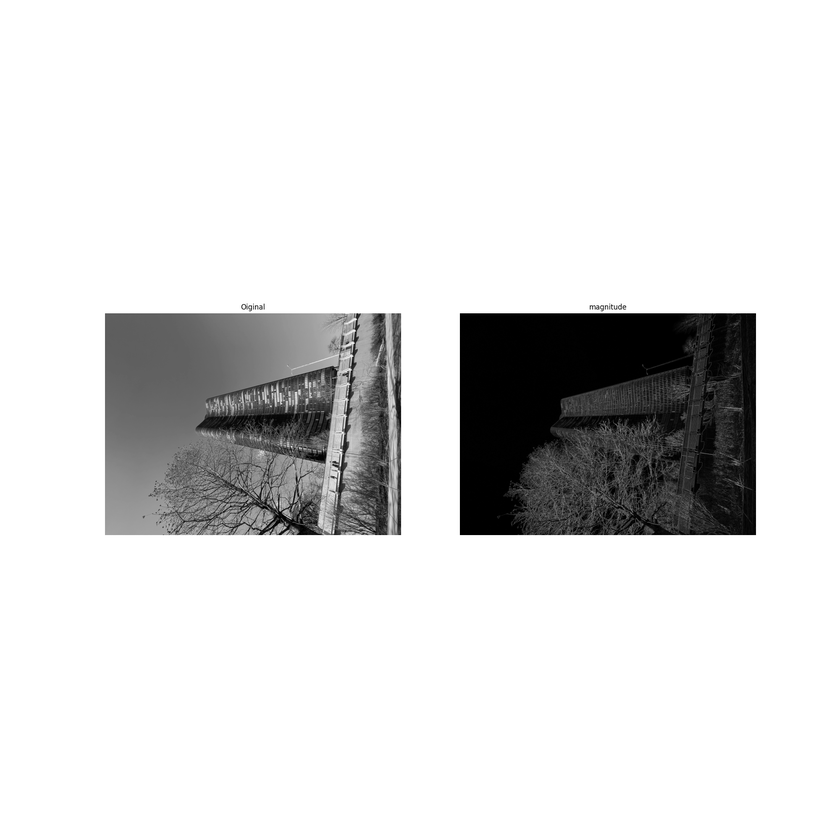
#> input picture HW_02-1/exp/sobel.png, 840 x 840 px, shrunk from 2000 x 2000 before the run, given in place of Kellogg.jpg, which was not available
$ jupyter execute Lecture3_2_interpolation2.ipynb   (text cells are left out)
#> lines starting #> are read from the running program, lines starting #| are printed output that depends on the picture; pictures that were not available may be replaced by others from this repository, and a replacement may not be noted
[cell 1]
from google.colab import files
import numpy as np
import matplotlib.pyplot as plt
import os
import cv2

# # Use this line when uploading image files
uploaded = files.upload()
#> the answer given: sobel.png

file = cv2.imread('/content/Kellogg.jpg')
#> file is the input picture: shape (840, 840, 3); min 0, max 255, mean 220.3
image_org = cv2.cvtColor(file,cv2.COLOR_BGR2GRAY) # Gray scale read
plt.imshow(image_org, cmap='gray')
print(image_org.shape)
#| (840, 840)

[cell 2]
# Downsample the image
image_LR = image_org[0::4, 0::4]
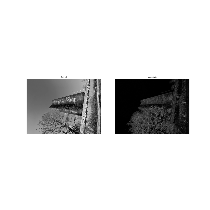
#> image_LR: shape (210, 210); min 0, max 255, mean 220.5
print(image_LR.shape)
#| (210, 210)
plt.imshow(image_LR, cmap='gray')

[cell 3]
print(image_LR[60:65,100:105])
#| [[255 255 255 255 255]
#|  [255 255 255 255 255]
#|  [255 255 255 255 255]
#|  [255 255 255 255 255]
#|  [255 255 255 255 255]]

[cell 4]
# First super resolution

row_LR, col_LR = image_LR.shape
#> row_LR = 210; col_LR = 210
image_HR = np.zeros((2*row_LR-1, 2*col_LR-1))
image_HR[0::2, 0::2] = image_LR
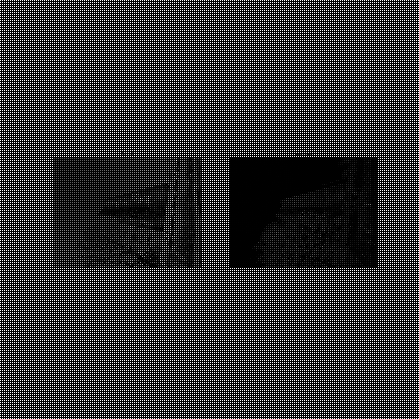
#> image_HR: shape (419, 419) float64; min 0, max 255, mean 55.4

f_N = np.array([[0.5, 0.5],
                [0.0, 0.0]]) # filter north
f_W = np.array([[0.5, 0.0],
                [0.5, 0.0]]) # filter west
f_S = np.array([[0.0, 0.0],
                [0.5, 0.5]]) # filter south
f_E = np.array([[0.0, 0.5],
                [0.0, 0.5]]) # filter east
f_C = np.array([[0.25, 0.25],
                [0.25, 0.25]]) # filter center

for row in range(row_LR-1):
  for col in range(col_LR-1):
    pixel = image_LR[row:row+2, col:col+2]
    image_HR[2*row, 2*col+1] = round(np.sum(pixel * f_N))
    image_HR[2*row+1, 2*col] = round(np.sum(pixel * f_W))
    image_HR[2*row+1, 2*col+2] = round(np.sum(pixel * f_E))
    image_HR[2*row+2, 2*col+1] = round(np.sum(pixel * f_S))
    image_HR[2*row+1, 2*col+1] = round(np.sum(pixel * f_C))
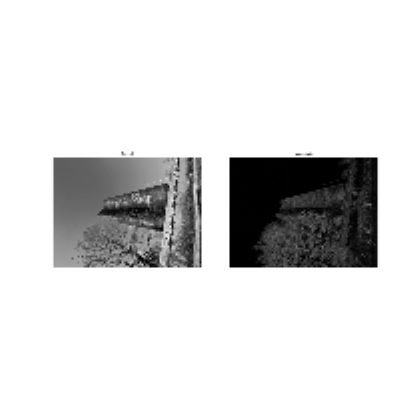
#> image_HR: shape (419, 419) float64; min 0, max 255, mean 220.3

print(image_HR)
#> (printed output is left out)
print(image_HR.shape)
#| (419, 419)
plt.imshow(image_HR, cmap='gray')
